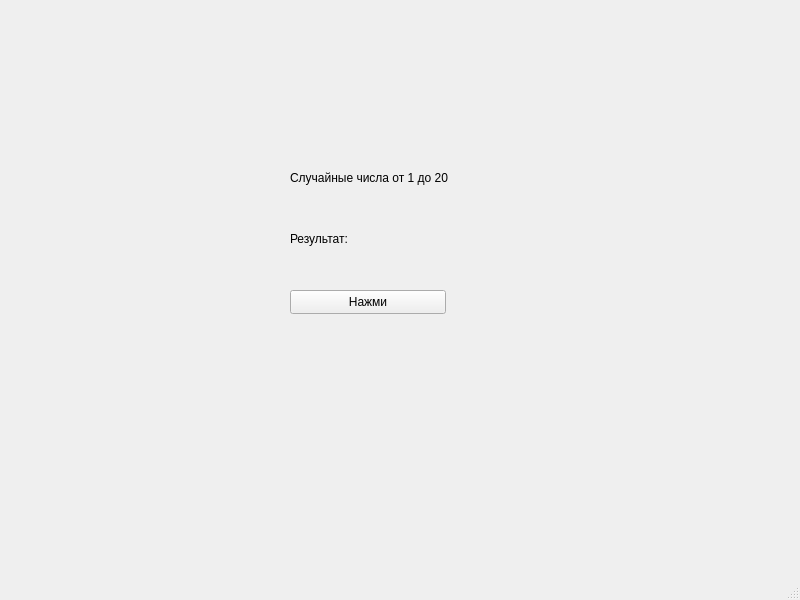
<?xml version="1.0" encoding="UTF-8"?>
<ui version="4.0">
 <class>MainWindow</class>
 <widget class="QMainWindow" name="MainWindow">
  <property name="geometry">
   <rect>
    <x>0</x>
    <y>0</y>
    <width>800</width>
    <height>600</height>
   </rect>
  </property>
  <property name="windowTitle">
   <string>MainWindow</string>
  </property>
  <widget class="QWidget" name="centralwidget">
   <widget class="QLabel" name="label_4">
    <property name="geometry">
     <rect>
      <x>230</x>
      <y>250</y>
      <width>281</width>
      <height>33</height>
     </rect>
    </property>
    <property name="text">
     <string/>
    </property>
   </widget>
   <widget class="QPushButton" name="pushButton">
    <property name="geometry">
     <rect>
      <x>290</x>
      <y>290</y>
      <width>156</width>
      <height>24</height>
     </rect>
    </property>
    <property name="text">
     <string>Нажми</string>
    </property>
   </widget>
   <widget class="QLabel" name="label_2">
    <property name="geometry">
     <rect>
      <x>200</x>
      <y>190</y>
      <width>351</width>
      <height>23</height>
     </rect>
    </property>
    <property name="text">
     <string/>
    </property>
   </widget>
   <widget class="QWidget" name="">
    <property name="geometry">
     <rect>
      <x>290</x>
      <y>150</y>
      <width>158</width>
      <height>116</height>
     </rect>
    </property>
    <layout class="QVBoxLayout" name="verticalLayout_2">
     <item>
      <layout class="QVBoxLayout" name="verticalLayout">
       <item>
        <widget class="QLabel" name="label">
         <property name="text">
          <string>Случайные числа от 1 до 20</string>
         </property>
        </widget>
       </item>
       <item>
        <widget class="QLabel" name="label_3">
         <property name="text">
          <string>Результат:</string>
         </property>
        </widget>
       </item>
      </layout>
     </item>
    </layout>
   </widget>
  </widget>
  <widget class="QMenuBar" name="menubar">
   <property name="geometry">
    <rect>
     <x>0</x>
     <y>0</y>
     <width>800</width>
     <height>21</height>
    </rect>
   </property>
  </widget>
  <widget class="QStatusBar" name="statusbar"/>
 </widget>
 <resources/>
 <connections/>
</ui>
